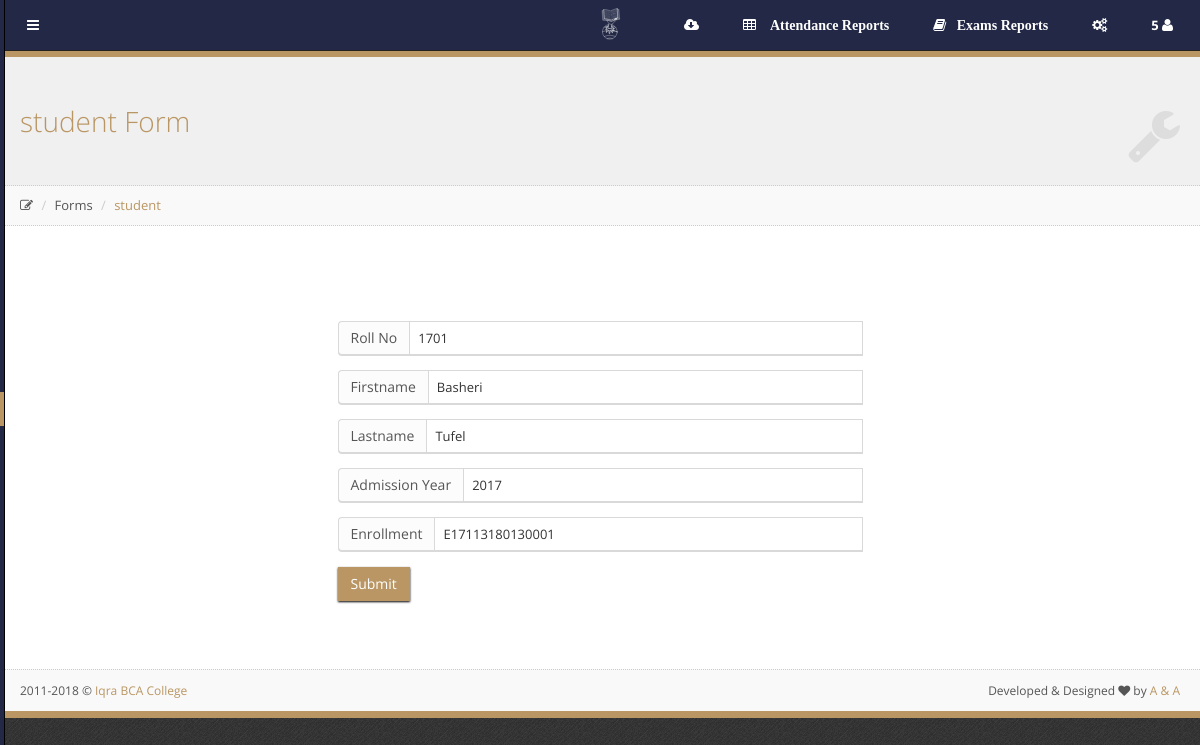
/admin/student_form.php?eid=1 (signed in), run on the app's committed database.
### tables this page shows
CREATE TABLE `student_tbl` (
  `studid` int(11) NOT NULL AUTO_INCREMENT,
  `rollno` int(11) NOT NULL,
  `fname` varchar(15) NOT NULL,
  `lname` varchar(15) NOT NULL,
  `gender` varchar(6) DEFAULT NULL,
  `dob` date DEFAULT NULL,
  `admissionyear` varchar(4) NOT NULL,
  `enrollid` varchar(20) NOT NULL,
  `username` varchar(50) DEFAULT NULL,
  `password` varchar(20) DEFAULT NULL,
  `approve` varchar(3) DEFAULT NULL,
  `isdetend` int(11) NOT NULL,
  `isleave` int(11) NOT NULL,
  `photo` varchar(50) DEFAULT NULL,
  PRIMARY KEY (`studid`)
);

### admin/student_form.php (the view, shortened to what this page needs)
<?php include("DatabaseFiles/cn.php");
$table="student_tbl";
$pk="studid";
include("page_content/frmheader.php");
	if(isset($_REQUEST["eid"]))	{
        $r=mysql_fetch_object(mysql_query("select * from $table where $pk=".$_REQUEST["eid"]));
        $rollno=$r->rollno;
		$fname=$r->fname;
		$lname=$r->lname;
        $admissionyear=$r->admissionyear;
        $enrollid=$r->enrollid;
	}else if(isset($_REQUEST["eeid"]) || isset($_REQUEST["apid"]))	{
        if(isset($_REQUEST['eeid']))
        {
            $studid = $_REQUEST['eeid'];
        }
        else
        {
            $studid = $_REQUEST['apid'];
        }
        $r=mysql_fetch_object(mysql_query("select * from $table where $pk=".$studid));
        $rollno=$r->rollno;
		$fname=$r->fname;
		$lname=$r->lname;
        $admissionyear=$r->admissionyear;
        $enrollid=$r->enrollid;
        $password=$r->password;
        $username=$r->username;
        $dob=$r->dob;
        $gender=$r->gender;
		$id=$r->$pk;
	}
?>
	<div class="row gutter30">
		<div class="col-sm-6 col-sm-offset-3">
			<div class="block" style="border: none;box-shadow: none;margin:50px 0">
				<form method="post" id="form1">
					<div class="form-group">
						<div class="input-group">
							<span class="input-group-addon">Roll No</span>
							<input type="text" data-bvalidator="digit,minlength[4],maxlength[4],required" value="<?= $rollno;?>" id="example-username" name="rollno" class="form-control" placeholder="Rollno eg.1544">
						</div>
					</div>
                    <div class="form-group">
						<div class="input-group">
							<span class="input-group-addon">Firstname</span>
							<input type="text" data-bvalidator="alpha,required" value="<?= $fname; ?>" id="example-username" name="fname" class="form-control" placeholder="First Name">
						</div>
					</div>
					<div class="form-group">
						<div class="input-group">
							<span class="input-group-addon">Lastname</span>
							<input type="text" data-bvalidator="alpha,required" value="<?= $lname; ?>" id="example-password" name="lname" class="form-control" placeholder="Last Name">
						</div>
					</div>
                    <div class="form-group">
						<div class="input-group">
							<span class="input-group-addon">Admission Year</span>
							<input type="Text" data-bvalidator="digit,minlength[4],maxlength[4],required" value="<?= $admissionyear; ?>" id="example-email" name="admissionyear" class="form-control" placeholder="YYYY">
						</div>
					</div>
					<div class="form-group">
						<div class="input-group">
							<span class="input-group-addon">Enrollment</span>
							<input type="Text" data-bvalidator="alphanum,minlength[15],maxlength[15],required" value="<?= $enrollid; ?>" id="example-email" name="enrollid" class="form-control" placeholder="Enrollment Id">
						</div>
					</div>
					<div class="form-group">
						<input type="submit" name="sbtn" class="btn btn-primary">
					</div>
				</form>
			</div>
		</div>
	</div>
</div>
<?php include("page_content/frmfooter.php");
?>

### admin/css/main-1.03.css (style rules this page uses)
body { font-family:"Open Sans","Helvetica Neue",Helvetica,Arial,sans-serif;color:#555;font-size:13px;background:#454545 url(../img/template/bg.png) top left repeat }
.block { margin:0 0 20px;padding:20px 20px 1px;background-color:#fff }
.block .block { border:1px solid #d9d9d9;-webkit-box-shadow:0 1px #d9d9d9;box-shadow:0 1px #d9d9d9 }
.form-control { font-size:13px;padding:6px 8px;color:#333;border-color:#d9d9d9;border-radius:0!important;box-shadow:0 1px 0 #d9d9d9;box-shadow:0 1px 0 #d9d9d9 }
.input-group-addon { min-width:45px;text-align:center;background-color:#fcfcfc;border-color:#d9d9d9;box-shadow:0 1px 0 #d9d9d9;box-shadow:0 1px 0 #d9d9d9 }
input[type=text].form-control,input[type=password].form-control,input[type=email].form-control,textarea.form-control { -webkit-appearance:none }
.btn { margin:1px 0;border-radius:0!important }
.btn-primary,.btn-primary:hover,.btn-primary:focus,.btn-primary:active,.btn-primary.active,.open .dropdown-toggle.btn-primary,.btn-primary.disabled,.btn-primary[disabled],fieldset[disabled] .btn-primary,.btn-primary.disabled:hover,.btn-primary[disabled]:hover,fieldset[disabled] .btn-primary:hover,.btn-primary.disabled:focus,.btn-primary[disabled]:focus,fieldset[disabled] .btn-primary:focus,.btn-primary.disabled:active,.btn-primary[disabled]:active,fieldset[disabled] .btn-primary:active,.btn-primary.disabled.active,.btn-primary[disabled].active,fieldset[disabled] .btn-primary.active { background-color:#B99663;border-color:#b99663;-webkit-box-shadow:0 1px 2px black;box-shadow:0 1px 2px black }
.row { margin-right:-5px;margin-left:-5px }
.col-xs-1,.col-xs-2,.col-xs-3,.col-xs-4,.col-xs-5,.col-xs-6,.col-xs-7,.col-xs-8,.col-xs-9,.col-xs-10,.col-xs-11,.col-xs-12,.col-sm-1,.col-sm-2,.col-sm-3,.col-sm-4,.col-sm-5,.col-sm-6,.col-sm-7,.col-sm-8,.col-sm-9,.col-sm-10,.col-sm-11,.col-sm-12,.col-md-1,.col-md-2,.col-md-3,.col-md-4,.col-md-5,.col-md-6,.col-md-7,.col-md-8,.col-md-9,.col-md-10,.col-md-11,.col-md-12,.col-lg-1,.col-lg-2,.col-lg-3,.col-lg-4,.col-lg-5,.col-lg-6,.col-lg-7,.col-lg-8,.col-lg-9,.col-lg-10,.col-lg-11,.col-lg-12 { padding-right:5px;padding-left:5px }
.row.gutter30 { margin-right:-15px;margin-left:-15px }
.gutter30>.col-xs-1,.gutter30>.col-xs-2,.gutter30>.col-xs-3,.gutter30>.col-xs-4,.gutter30>.col-xs-5,.gutter30>.col-xs-6,.gutter30>.col-xs-7,.gutter30>.col-xs-8,.gutter30>.col-xs-9,.gutter30>.col-xs-10,.gutter30>.col-xs-11,.gutter30>.col-xs-12,.gutter30>.col-sm-1,.gutter30>.col-sm-2,.gutter30>.col-sm-3,.gutter30>.col-sm-4,.gutter30>.col-sm-5,.gutter30>.col-sm-6,.gutter30>.col-sm-7,.gutter30>.col-sm-8,.gutter30>.col-sm-9,.gutter30>.col-sm-10,.gutter30>.col-sm-11,.gutter30>.col-sm-12,.gutter30>.col-md-1,.gutter30>.col-md-2,.gutter30>.col-md-3,.gutter30>.col-md-4,.gutter30>.col-md-5,.gutter30>.col-md-6,.gutter30>.col-md-7,.gutter30>.col-md-8,.gutter30>.col-md-9,.gutter30>.col-md-10,.gutter30>.col-md-11,.gutter30>.col-md-12,.gutter30>.col-lg-1,.gutter30>.col-lg-2,.gutter30>.col-lg-3,.gutter30>.col-lg-4,.gutter30>.col-lg-5,.gutter30>.col-lg-6,.gutter30>.col-lg-7,.gutter30>.col-lg-8,.gutter30>.col-lg-9,.gutter30>.col-lg-10,.gutter30>.col-lg-11,.gutter30>.col-lg-12 { padding-right:15px;padding-left:15px }

### data on the page
student_tbl: rollno "1701", fname "Basheri", lname "Tufel", admissionyear "2017", enrollid "E17113180130001"

### other printed values
$nm "student"
